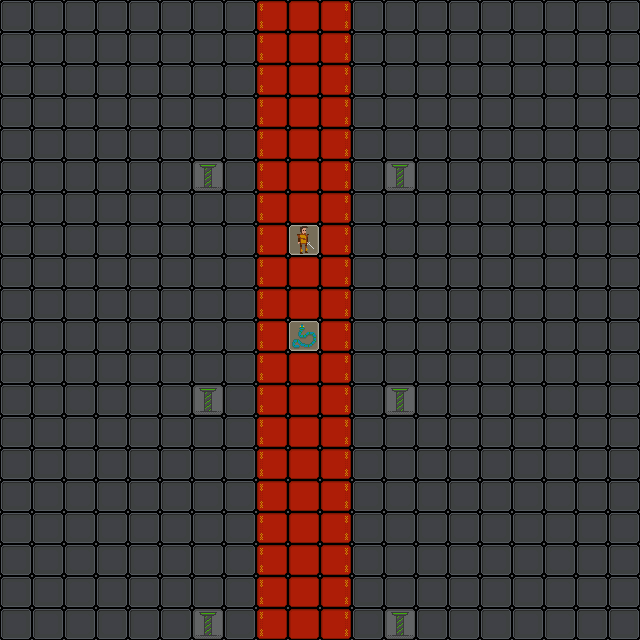

This is a level from a 2D game, rendered from its Tiled map with the project's own tilesets. A one-line summary and the map file follow, with tile-layer data summarised:
An orthogonal 20x20 tile map with 32x32 px tiles, 2 tile layers (floor, scenery) and 1 object (SpawnPoint).

<map version="1.0" orientation="orthogonal" width="20" height="20" tilewidth="32" tileheight="32">
 <tileset firstgid="1" source="tileset/donjon.tsx" />
 <layer name="floor" width="20" height="20">
  <data>[400 cells, 400 non-empty, 1 distinct tile ids]</data>
 </layer>
 <layer name="scenery" width="20" height="20">
  <properties>
   <property name="subtype" value="actor" />
  </properties>
  <data>[400 cells, 66 non-empty, 6 distinct tile ids]</data>
 </layer>
 <objectgroup draworder="topdown" name="objects" width="20" height="20">
  <object name="PlayerSpawn" type="SpawnPoint" x="303" y="497" />
 </objectgroup>
</map>